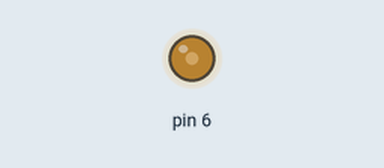
Recording of a sketch running on a simulated Arduino Uno, built with avr-gcc and run on an emulated ATmega328P. On the bench: output pins drawn as LEDs (lit = HIGH).

Above: at 0.05 s.
At 4.0 s:
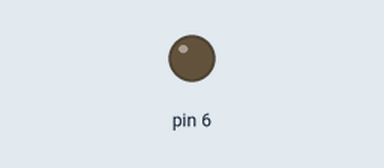
Timing chart, 0 to 5.2 s (numbered marks = the images above):
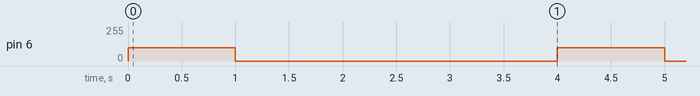

Measured:
- by itself, pin 6: alternates 100/255 for 1.0 s and 0/255 for 3.0 s

The sketch:

Vibration.ino
```cpp
//const int motorPin = 3;
//
//void setup()
//{
//pinMode(motorPin,OUTPUT);
//}
//
//void loop()
//{
//digitalWrite(motorPin, HIGH);
//delay(1000);
//
//digitalWrite(motorPin,LOW);
//delay(10000);
//}


void setup() {
  pinMode( 6 , OUTPUT);
}

void loop() {

  analogWrite( 6 , 100 );
  delay(1000);

  analogWrite( 6 , 0 );
  delay(3000);
}
```
